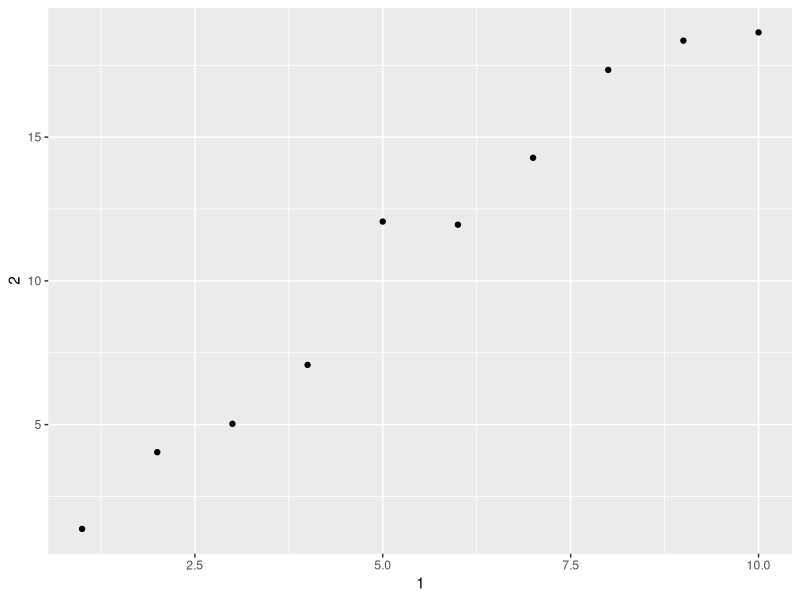

The R source for this figure:
## ---- chunk 1
knitr::opts_chunk$set(echo = TRUE)
## ---- chunk 2
library(tidyverse)
## ---- chunk 3
is.tibble(mtcars)
is.tibble(diamonds)
diamonds
## ---- chunk 4
df <- data.frame(abc = 1, xyz = "a")
tib <- tibble(abc = 1, xyz = "a")

df$x
tib$x
## ---- chunk 5
is.data.frame(df[, "xyz"])
is.tibble(tib[, "xyz"])
## ---- chunk 6
df[, c("abc", "xyz")]
tib[, c("abc", "xyz")]
## ---- chunk 7
var <- 'mpg'
as.tibble(mtcars)[var]
as.tibble(mtcars)[[var]]
## ---- chunk 8
annoying <- tibble(
  `1` = 1:10,
  `2` = `1` * 2 + rnorm(length(`1`))
)

annoying %>%
  select(`1`)
## ---- chunk 9
ggplot(annoying, aes(`1`, `2`)) +
  geom_point()
## ---- chunk 10
annoying <- annoying %>%
  mutate(`3` = `2` / `1`)
## ---- chunk 11
annoying %>%
  select(one = `1`,
         two = `2`,
         three = `3`)
## ---- chunk 12
enframe(c(a = 5,  b = 10))
